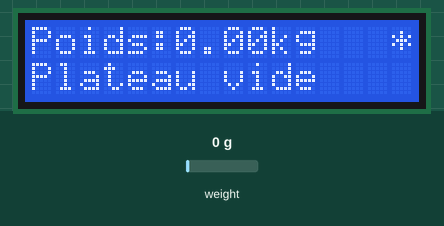
Bench run of a sketch on a simulated ESP32. On the bench: 16×2 character LCD. The test bench sets the inputs (shaded band); at power-on: weight on the scale 0 g. WiFi joins after 1.5 s; servers stay silent unless stated; random numbers use the default seed unless the sketch sets one; EEPROM starts erased; no MQTT or app messages arrive unless stated; what the sketch prints to the serial monitor is not drawn.

Above: at 6.9 s.
7.0 s: weight on the scale set to 2 g
At 8.88 s:
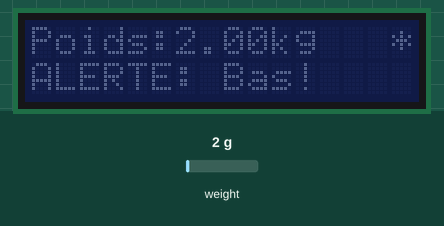
9.4 s: weight on the scale set to 6 g
At 11.3 s:
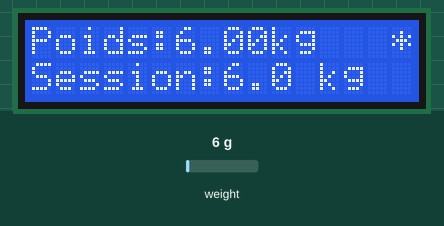
12.4 s: weight on the scale set to 40 g
At 13.7 s:
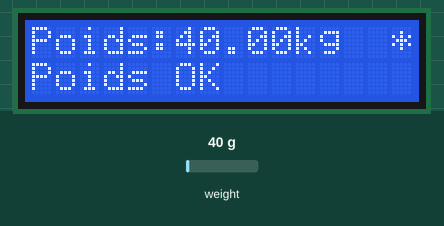
15.4 s: weight on the scale set to 51 g
At 17.0 s:
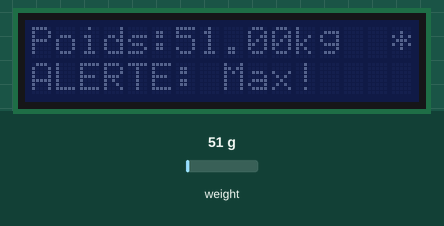
18.4 s: weight on the scale set to 1250 g
At 20.5 s:
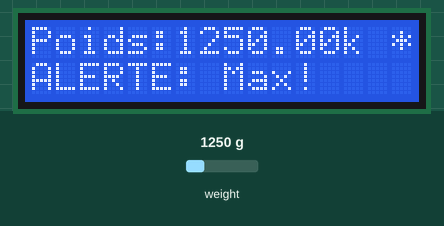
Timing chart, 0 to 22.0 s (numbered marks = the images above; inputs shaded):
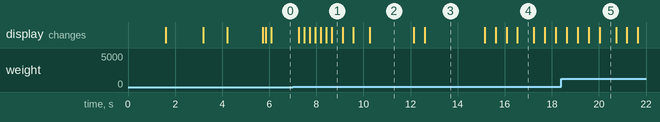

Measured:
- the behaviour switches between 0 and 1 g on weight on the scale (found by bisection; images 0 and 1)
- the behaviour switches between 4 and 5 g on weight on the scale (found by bisection; images 1 and 2)
- the behaviour switches between 45 and 46 g on weight on the scale (found by bisection; images 3 and 4)
- what the display in image 1 shows lasts 0.5 s, from 8.6 s to 9.1 s
- what the display in image 2 shows lasts 1.8 s, from 10.3 s to 12.1 s
- what the display in image 3 shows lasts 2.5 s, from 12.6 s to 15.1 s
- what the display in image 4 shows lasts 0.7 s, from 16.5 s to 17.2 s

The sketch:

STOKBALANS.ino
```cpp
// =====================================================================
//  STOKBALANS - PROJET N°3 - BALANCE INTELLIGENTE DE GESTION D'INVENTAIRE  (v5 MQTT)
//  ESP32 + HX711 + cellule de charge + LCD I2C
//
//  1. Poids en temps réel sur le LCD
//  2. Chaque pesée est publiée en MQTT -> dashboard web (date et heure)
//  3. Total par période : calculé par le dashboard
//  4. Alerte si un poids dépasse ou descend sous un seuil
//     (seuils réglables depuis le dashboard)
//
//  Bibliothèque à ajouter dans Wokwi : PubSubClient
// =====================================================================
#include <WiFi.h>
#include <PubSubClient.h>
#include <Preferences.h>
#include <Wire.h>
#include <LiquidCrystal_I2C.h>
#include "HX711.h"

// ---------- Matériel ----------
LiquidCrystal_I2C lcd(0x27, 16, 2);
const int DOUT_PIN = 18;
const int SCK_PIN  = 19;
HX711 scale;

// ---------- Wi-Fi Wokwi ----------
const char* ssid = "Wokwi-GUEST";
const char* password = "";
bool wifiOK = false;

// ---------- MQTT (broker public gratuit, port 1883 non chiffré) ----------
const char* MQTT_HOST = "broker.hivemq.com";
const int   MQTT_PORT = 1883;
// À RENDRE UNIQUE et IDENTIQUE dans dashboard_balance.html
const char* PREFIX = "eic3/groupe3/balance-x7k2";

WiFiClient wifiClient;
PubSubClient mqtt(wifiClient);
char T_POIDS[96], T_PESEE[96], T_SEUILS[96], T_CMD[96], T_STATUT[96], T_INFO[96];
Preferences prefs;   // mémoire permanente : seuils et calibration
unsigned long dernierEssaiMqtt = 0;
unsigned long delaiMqtt = 2000;     // délai entre deux essais, augmente si ça échoue (max 10 s)
unsigned long dernierLive = 0;
unsigned long debutConnexion = 0;   // pour mesurer la durée de vie de la connexion
bool etaitConnecte = false;

// ---------- Réglages ----------
float calibration_factor = 420.0;      // à recalculer avec un poids connu
float seuilMin = 5.0;                  // mis à jour depuis le dashboard
float seuilMax = 45.0;                 // mis à jour depuis le dashboard
const float SEUIL_PRESENCE   = 0.5;    // kg : en dessous = plateau vide
const float ZONE_MORTE       = 0.05;   // kg : bruit ignoré autour de zéro
const float STABLE_TOL       = 0.2;    // kg : variation max pour être "stable"
const float VARIATION_PESEE  = 1.0;    // kg : écart minimal avec la pesée précédente
const unsigned long DUREE_STABLE   = 600;   // ms de stabilité avant d'enregistrer
const unsigned long PERIODE_MESURE = 20;    // ms entre deux mesures

// ---------- File d'attente (si MQTT est coupé) ----------
struct Attente { float poids; unsigned long ms; };
const int MAX_ATTENTE = 10;
Attente fileAttente[MAX_ATTENTE];
int nbAttente = 0;

// ---------- État ----------
float poidsActuel = 0.0;
float poidsLisse = 0.0;          // poids filtré (lissage rapide)
bool  premiereLecture = true;
float dernierPoidsPublie = 0.0;  // dernier poids envoyé au dashboard
float derniereValeur = 0.0;
float refStable = 0.0;           // poids au début de la fenêtre de stabilité
float dernierPoidsEnregistre = 0.0;
float totalSession = 0.0;      // total des pesées depuis le démarrage (affichage LCD)
bool  capteurOK = true;
bool  demandeTare = false;
bool  demandeCal = false;        // calibration demandée depuis le dashboard
float poidsCal = 0.0;            // poids connu posé sur le plateau
unsigned long debutStable = 0;
unsigned long derniereLectureOK = 0;
unsigned long dernierCycle = 0;

// ---------- Utilitaires ----------
void ecrireLigne(uint8_t ligne, const char* texte) {
  char buf[17];
  snprintf(buf, sizeof(buf), "%-16s", texte);
  lcd.setCursor(0, ligne);
  lcd.print(buf);
}

int statutPoids(float p) {          // 0 = normal, 1 = sous le seuil, 2 = au-dessus
  if (p > seuilMax) return 2;
  if (p < seuilMin) return 1;
  return 0;
}

bool poidsStable() {
  return debutStable != 0 && millis() - debutStable > DUREE_STABLE;
}

const char* etatPoids() {
  if (!capteurOK) return "err";
  if (poidsActuel < SEUIL_PRESENCE) return "vide";
  if (poidsActuel > seuilMax) return "haut";    // surcharge : alerte immédiate
  // Alerte "bas" seulement une fois le poids stabilisé (sinon elle clignote
  // à chaque pose ou retrait de sac, quand le poids traverse la zone basse)
  if (poidsActuel < seuilMin) return poidsStable() ? "bas" : "mesure";
  return "ok";
}

// Messages reçus : seuils ("min;max") et commandes ("tare")
void recevoirMessage(char* topic, byte* payload, unsigned int len) {
  char msg[64];
  if (len >= sizeof(msg)) len = sizeof(msg) - 1;
  memcpy(msg, payload, len);
  msg[len] = 0;

  if (strcmp(topic, T_SEUILS) == 0) {
    float mn, mx;
    if (sscanf(msg, "%f;%f", &mn, &mx) == 2 && mn >= 0 && mx > mn && mx <= 1000) {
      if (mn != seuilMin || mx != seuilMax) {   // on n'écrit en mémoire que si ça change
        seuilMin = mn;
        seuilMax = mx;
        prefs.putFloat("min", seuilMin);
        prefs.putFloat("max", seuilMax);
      }
      Serial.printf("[MQTT] Nouveaux seuils : min %.1f kg | max %.1f kg\n", seuilMin, seuilMax);
    }
  } else if (strcmp(topic, T_CMD) == 0) {
    if (strcmp(msg, "tare") == 0) demandeTare = true;
    else if (strncmp(msg, "cal:", 4) == 0) {
      float w = atof(msg + 4);
      if (w > 0.1f && w <= 1000.0f) { poidsCal = w; demandeCal = true; }
    }
  }
}

void connecterMqtt() {
  if (!wifiOK || mqtt.connected()) return;
  if (dernierEssaiMqtt != 0 && millis() - dernierEssaiMqtt < delaiMqtt) return;
  dernierEssaiMqtt = millis();

  wifiClient.stop();   // referme proprement l'ancien socket avant de reconnecter

  char id[32];
  snprintf(id, sizeof(id), "balance-%08X", (unsigned int)esp_random());
  Serial.print("MQTT : connexion... ");

  // Message "offline" automatique si la balance disparaît
  if (mqtt.connect(id, NULL, NULL, T_STATUT, 0, true, "offline")) {
    Serial.println("OK");
    debutConnexion = millis();
    etaitConnecte = true;
    delaiMqtt = 2000;
    mqtt.publish(T_STATUT, "online", true);
    mqtt.subscribe(T_SEUILS);
    mqtt.subscribe(T_CMD);
  } else {
    Serial.printf("echec (code %d, WiFi %d)\n", mqtt.state(), WiFi.status());
    delaiMqtt = (delaiMqtt * 2 > 10000) ? 10000 : delaiMqtt * 2;
  }
}

// Publie les pesées en attente, dans l'ordre
void envoyerFile() {
  while (nbAttente > 0 && mqtt.connected()) {
    char msg[96];
    unsigned long age = (millis() - fileAttente[0].ms) / 1000;   // ancienneté de la pesée
    snprintf(msg, sizeof(msg), "{\"poids\":%.2f,\"statut\":%d,\"age\":%lu}",
             fileAttente[0].poids, statutPoids(fileAttente[0].poids), age);

    if (!mqtt.publish(T_PESEE, msg)) return;
    Serial.printf("[MQTT] Pesee %.2f kg publiee\n", fileAttente[0].poids);

    for (int i = 1; i < nbAttente; i++) fileAttente[i - 1] = fileAttente[i];
    nbAttente--;
  }
}

void enregistrerPesee(float p) {
  totalSession += p;
  Serial.printf("[PESEE] %.2f kg (%s) | Total session : %.2f kg\n", p,
                p > seuilMax ? "AU-DESSUS DU SEUIL" : (p < seuilMin ? "SOUS LE SEUIL" : "normal"),
                totalSession);

  if (nbAttente >= MAX_ATTENTE) {            // file pleine : on retire la plus ancienne
    for (int i = 1; i < MAX_ATTENTE; i++) fileAttente[i - 1] = fileAttente[i];
    nbAttente = MAX_ATTENTE - 1;
  }
  fileAttente[nbAttente].poids = p;
  fileAttente[nbAttente].ms = millis();
  nbAttente++;
  envoyerFile();
}

void afficherLCD() {
  char l[17];
  char p[15];
  snprintf(p, sizeof(p), "Poids:%.2fkg", poidsActuel);
  snprintf(l, sizeof(l), "%-14s %c", p, mqtt.connected() ? '*' : '-');   // * = connecté au dashboard
  ecrireLigne(0, l);

  const char* e = etatPoids();

  // En cas d'alerte, le rétroéclairage clignote
  static bool retro = true;
  bool alerte = (strcmp(e, "haut") == 0 || strcmp(e, "bas") == 0);
  bool voulu = !alerte || ((millis() / 500) % 2 == 0);
  if (voulu != retro) {
    retro = voulu;
    if (retro) lcd.backlight(); else lcd.noBacklight();
  }

  if (strcmp(e, "haut") == 0)      ecrireLigne(1, "ALERTE: Max!");
  else if (strcmp(e, "bas") == 0)  ecrireLigne(1, "ALERTE: Bas!");
  else if (nbAttente > 0) {
    snprintf(l, sizeof(l), "A envoyer: %d", nbAttente);
    ecrireLigne(1, l);
  } else if ((millis() / 3000) % 2 == 1) {
    if (mqtt.connected()) snprintf(l, sizeof(l), "Session:%.1f kg", totalSession);
    else                  snprintf(l, sizeof(l), "Hors ligne");
    ecrireLigne(1, l);
  } else {
    ecrireLigne(1, strcmp(e, "ok") == 0 ? "Poids OK"
                 : (strcmp(e, "mesure") == 0 ? "Pesee en cours" : "Plateau vide"));
  }
}

void initMqtt() {
  mqtt.setServer(MQTT_HOST, MQTT_PORT);
  mqtt.setCallback(recevoirMessage);
  mqtt.setBufferSize(512);
  mqtt.setSocketTimeout(2);
  mqtt.setKeepAlive(30);
}

// Attente qui continue de servir MQTT (évite que le broker coupe la connexion)
void attendre(unsigned long ms) {
  unsigned long t = millis();
  while (millis() - t < ms) {
    mqtt.loop();
    delay(10);
  }
}

// ---------- Setup ----------
void setup() {
  Serial.begin(115200);

  // Valeurs conservées d'une session à l'autre (sinon valeurs par défaut)
  prefs.begin("stokbalans", false);
  seuilMin = prefs.getFloat("min", seuilMin);
  seuilMax = prefs.getFloat("max", seuilMax);
  calibration_factor = prefs.getFloat("cal", calibration_factor);

  lcd.init();
  lcd.backlight();
  ecrireLigne(0, "Connexion WiFi..");

  snprintf(T_POIDS,  sizeof(T_POIDS),  "%s/poids",  PREFIX);
  snprintf(T_PESEE,  sizeof(T_PESEE),  "%s/pesee",  PREFIX);
  snprintf(T_SEUILS, sizeof(T_SEUILS), "%s/seuils", PREFIX);
  snprintf(T_CMD,    sizeof(T_CMD),    "%s/cmd",    PREFIX);
  snprintf(T_STATUT, sizeof(T_STATUT), "%s/statut", PREFIX);
  snprintf(T_INFO,   sizeof(T_INFO),   "%s/info",   PREFIX);

  WiFi.begin(ssid, password, 6);   // canal 6 = connexion rapide sous Wokwi
  unsigned long t0 = millis();
  while (WiFi.status() != WL_CONNECTED && millis() - t0 < 15000) {
    delay(250);
    Serial.print(".");
  }
  wifiOK = (WiFi.status() == WL_CONNECTED);

  if (wifiOK) {
    Serial.println("\nWiFi connecte !");
    initMqtt();

    ecrireLigne(0, "Connexion MQTT..");
    connecterMqtt();
    unsigned long t2 = millis();                 // laisse arriver les seuils enregistrés
    while (millis() - t2 < 1500) { mqtt.loop(); delay(20); }
  } else {
    Serial.println("\nWiFi indisponible : mode local (LCD seul)");
  }

  scale.begin(DOUT_PIN, SCK_PIN);
  scale.set_scale(calibration_factor);

  ecrireLigne(0, "Init balance...");
  ecrireLigne(1, "Plateau vide !");
  unsigned long t1 = millis();
  while (!scale.is_ready() && millis() - t1 < 2000) delay(50);
  if (scale.is_ready()) scale.tare(10);
  derniereLectureOK = millis();

  lcd.clear();
  ecrireLigne(0, "   STOKBALANS");
  ecrireLigne(1, mqtt.connected() ? " Systeme pret !" : " Mode local");
  attendre(1500);
  lcd.clear();
}

// ---------- Boucle ----------
void loop() {
  // Wi-Fi arrivé après le démarrage : on active MQTT sans redémarrer
  if (!wifiOK && WiFi.status() == WL_CONNECTED) {
    wifiOK = true;
    initMqtt();
    Serial.println("WiFi connecte (tardivement) : MQTT active");
  }

  // Détecte et journalise une coupure de la connexion MQTT
  bool connecteMaintenant = mqtt.connected();
  if (etaitConnecte && !connecteMaintenant) {
    Serial.printf("[MQTT] Connexion perdue apres %lu s (etat %d, WiFi %d)\n",
                  (millis() - debutConnexion) / 1000, mqtt.state(), WiFi.status());
  }
  etaitConnecte = connecteMaintenant;

  connecterMqtt();
  if (mqtt.connected()) {
    mqtt.loop();
    if (nbAttente > 0) envoyerFile();

    // Poids en direct : dès qu'il change (environ 6 fois/s max), sinon 1 fois par seconde
    bool change = fabs(poidsActuel - dernierPoidsPublie) >= 0.05f && millis() - dernierLive > 150;
    if (change || millis() - dernierLive > 1000) {
      dernierLive = millis();
      dernierPoidsPublie = poidsActuel;
      char msg[80];
      snprintf(msg, sizeof(msg), "{\"poids\":%.2f,\"etat\":\"%s\"}", poidsActuel, etatPoids());
      mqtt.publish(T_POIDS, msg);
    }
  }

  // Tare demandée depuis le dashboard (plateau vide)
  if (demandeTare) {
    demandeTare = false;
    if (poidsActuel >= SEUIL_PRESENCE) {
      // Protège contre une tare faite par erreur (ou par un tiers sur le broker public)
      Serial.println("[TARE] Refusee : le plateau n'est pas vide");
    } else {
      ecrireLigne(1, "Tare...");
      scale.tare(10);
      premiereLecture = true;   // le lissage repart de la nouvelle valeur zéro
      derniereValeur = 0.0;
      dernierPoidsEnregistre = 0.0;
      debutStable = 0;
    }
  }

  // Calibration demandée depuis le dashboard (poids connu posé sur le plateau)
  if (demandeCal) {
    demandeCal = false;
    char m[96];
    float v = scale.get_value(10);   // mesure brute moins la tare
    if (fabs(v) < 100) {
      snprintf(m, sizeof(m), "Calibration refusee : poser d'abord le poids connu");
    } else {
      calibration_factor = v / poidsCal;
      scale.set_scale(calibration_factor);
      prefs.putFloat("cal", calibration_factor);
      premiereLecture = true;
      snprintf(m, sizeof(m), "Calibration OK : facteur %.1f pour %.2f kg", calibration_factor, poidsCal);
    }
    Serial.println(m);
    if (mqtt.connected()) mqtt.publish(T_INFO, m);
  }

  if (millis() - dernierCycle < PERIODE_MESURE) return;
  dernierCycle = millis();

  if (scale.is_ready()) {
    derniereLectureOK = millis();
    capteurOK = true;

    float lecture = scale.get_units(1);   // 1 seule mesure : la boucle ne bloque plus
    if (premiereLecture || fabs(lecture - poidsLisse) > 2.0f) {
      poidsLisse = lecture;               // gros changement : réaction immédiate
      premiereLecture = false;
    } else {
      poidsLisse += 0.5f * (lecture - poidsLisse);   // petit bruit : lissé
    }
    poidsActuel = (fabs(poidsLisse) < ZONE_MORTE) ? 0.0f : poidsLisse;
    if (poidsActuel < 0) poidsActuel = 0.0f;

    // Une pesée est enregistrée quand le poids est stable, présent,
    // et différent de la pesée précédente
    // Fenêtre de stabilité : le poids doit rester proche de sa valeur de DÉPART
    // (et non de la mesure précédente, sinon une montée lente passerait pour stable)
    if (debutStable != 0 && fabs(poidsActuel - refStable) < STABLE_TOL) {
      if (millis() - debutStable > DUREE_STABLE &&
          poidsActuel >= SEUIL_PRESENCE &&
          fabs(poidsActuel - dernierPoidsEnregistre) > VARIATION_PESEE) {
        // Si le plateau n'a pas été vidé, seul le poids AJOUTÉ est une nouvelle pesée
        // (un retrait met simplement à jour la référence, sans pesée)
        float ajout = (dernierPoidsEnregistre > 0) ? poidsActuel - dernierPoidsEnregistre
                                                   : poidsActuel;
        if (ajout > 0) enregistrerPesee(ajout);
        dernierPoidsEnregistre = poidsActuel;
      }
    } else {
      debutStable = millis();      // nouvelle fenêtre de stabilité
      refStable = poidsActuel;
    }
    derniereValeur = poidsActuel;

    // Plateau vidé : prêt pour la pesée suivante
    if (poidsActuel < SEUIL_PRESENCE) dernierPoidsEnregistre = 0.0;

    static unsigned long dernierLcd = 0;
    if (millis() - dernierLcd > 150) {      // le LCD est lent : inutile de le réécrire à chaque mesure
      dernierLcd = millis();
      afficherLCD();
    }

  } else if (millis() - derniereLectureOK > 2000) {
    capteurOK = false;
    ecrireLigne(0, "Erreur HX711");
    ecrireLigne(1, "Verifier cablage");
  }
}
```
